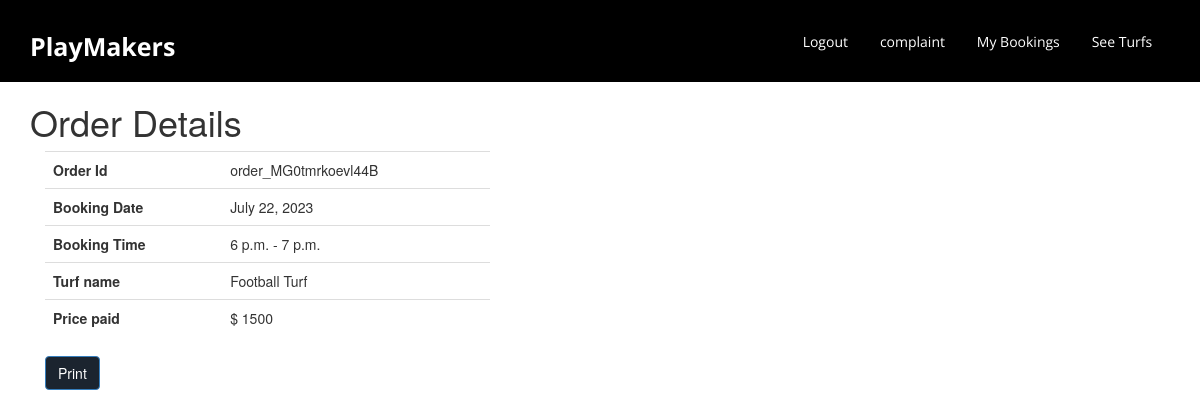
Page /bookings/1/ (signed in) on the committed database.
### turfapp/models.py (models this page shows)
class Bookings(models.Model):
    user = models.ForeignKey('auth.User', on_delete = models.CASCADE)
    turf = models.ForeignKey(Turf, on_delete = models.CASCADE)
    date = models.DateField(validators=[MinValueValidator(datetime.date.today)])
    time_from = models.TimeField()
    time_to = models.TimeField()
    order_id = models.CharField(unique=True, max_length=40, null=True, blank=True, default=None)
    razorpay_order_id = models.CharField(max_length=40, null=True, blank=True)
    razorpay_payment_id = models.CharField(max_length=40, null=True, blank=True)
    razorpay_signature = models.CharField(max_length=500, null=True, blank=True)

class Turf(models.Model):
    owner = models.ForeignKey('auth.User', on_delete = models.CASCADE)
    images = models.ManyToManyField('TurfImages')
    rent_per_hour = models.PositiveIntegerField()
    name = models.CharField(max_length = 150)
    address = models.TextField()
    longitude = models.DecimalField(max_digits = 9, decimal_places = 6)
    latitude = models.DecimalField(max_digits = 9, decimal_places = 6)

### turfapp/views.py (the view)
# urls.py: path('bookings/<int:pk>/', views.BookingSuccessView.as_view(), name = "booking-detail"),
class BookingSuccessView(LoginRequiredMixin, DetailView):
    model = models.Bookings
    template_name = 'turf/booking_details.html'

### turfapp/templates/turf/booking_details.html (shortened to what this page needs)
{% extends 'base.html' %}
{% block content %}
<div class="container">
    <h1>Order Details</h1>
    <div class="col-md-5">
        <table class="table table-dark">
        <tbody>
            <tr>
                <th scope="row">Order Id</th>
                <td>{{object.order_id}}</td>
            </tr>
            <tr>
                <th scope="row">Booking Date</th>
                <td>{{object.date}}</td>
            </tr>
            <tr>
                <th scope="row">Booking Time</th>
                <td>{{object.time_from}} - {{object.time_to}}</td>
            </tr>
            <tr>
                <th scope="row">Turf name</th>
                <td>{{ object.turf.name }}</td>
            </tr>
            <tr>
                <th scope="row">Price paid</th>
                <td>$ {{ object.turf.rent_per_hour }}</td>
            </tr>
        </tbody>
    </table>
    <button class="btn btn-primary">Print</button>
    </div>
</div>
{% endblock content %}

### turfapp/static/css/style.css (style rules this page uses)
html,body { font-family: 'Open Sans', sans-serif; background:#FFF; }
.container { width:85%; margin:0 auto; }
.container:after { content: "\0020"; display: block; height: 0; clear: both; visibility: hidden; }
body { font-family: "Open Sans", -apple-system, BlinkMacSystemFont, "Segoe UI", Roboto, "Helvetica Neue", Arial, "Noto Sans", sans-serif, "Apple Color Emoji", "Segoe UI Emoji", "Segoe UI Symbol", "Noto Color Emoji"; background-color: #fff; position: relative; }
body:before { content: ""; position: absolute; top: 0; left: 0; right: 0; bottom: 0; background: rgba(0, 0, 0, 0.5); -webkit-transition: 0.3s all ease; -o-transition: 0.3s all ease; transition: 0.3s all ease; opacity: 0; visibility: hidden; z-index: 1; }
h1, h2, h3, h4, h5, h6, .h1, .h2, .h3, .h4, .h5, .h6 { font-family: "Open Sans", -apple-system, BlinkMacSystemFont, "Segoe UI", Roboto, "Helvetica Neue", Arial, "Noto Sans", sans-serif, "Apple Color Emoji", "Segoe UI Emoji", "Segoe UI Symbol", "Noto Color Emoji"; }

### rows in the picture
Bookings: order_id "order_MG0tmrkoevl44B", date "July 22, 2023", time_from "6 p.m.", time_to "7 p.m.", turf.name "Football Turf", turf.rent_per_hour "1500"
